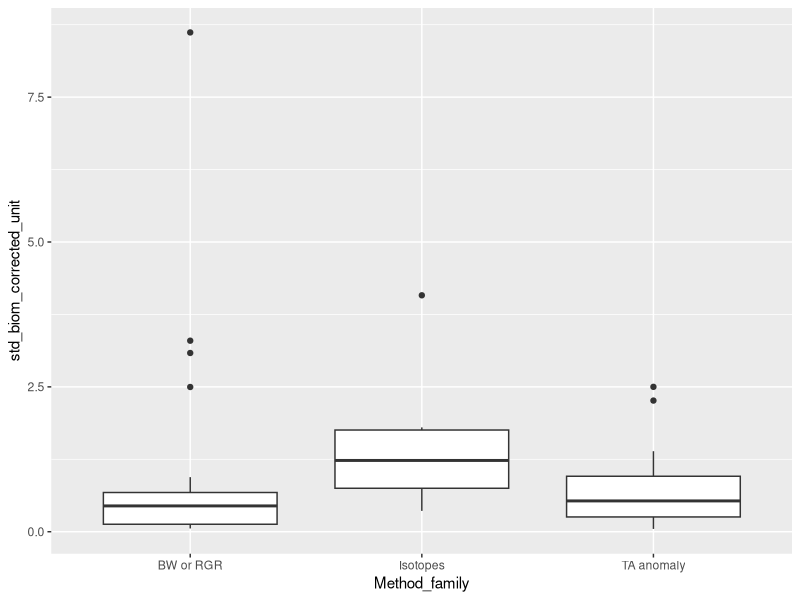
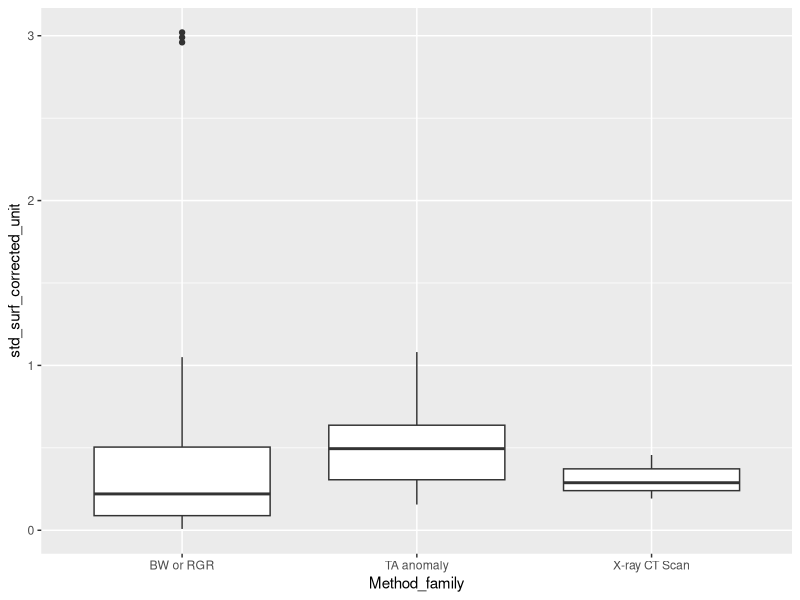

Generate these figures, in order, with R:
#### Set up environment ----
rm(list = ls()) ; options(cores = parallel::detectCores())

# Packages
library(readxl)
library(tidyverse)

# Dataset
CCA_CC_SC <- read_excel("Data/CCA_CC_SC.xlsx")

# Units to convert
mol_to_umol      = 1e+006
nmol_to_umol     = 1e+003
g_to_mg          = 1e+003
molar_mass_CaCO3 = 100.10 
day_to_hour      = 24.000
hour_to_minute   = 60.000
year_to_day      = 365.25
m2_to_cm2        = 1e+004

# Biomass and surface units vectors
biomass_corrected_unit <- c("µmol/g/h", "nmoles g-1 dry weight min-l", "mgCaCO3 g-1 d-1", "mg g–1 d–1)", "g CaCO3/g/h", "ulmol CaCO3 g-1 h-", 
                            "umol C h -1 g -1\002","umol/g(dwt)/min", "umol_g_h", "µmol CaCO3/g/h", "mg CaCO3 mg-1 day-1.", 
                            "mg wet weight mg-1 day-1", "[myu]molCaCO3g^-1hr^-1", "umol CaCO3 gDW-1 h-1", "g per g (day-1)", "µmolC/g day", 
                            "µmol CaCO3/g/day", "Net Calcification (μmol CaCO3 g−1 DW  hr−1)", "Dark Net Calcification (μmol CaCO3 g−1 DW  hr−1)", 
                            "mgCaCO3 g-1 DW h-1", "[myu]molCaCO3gFW^-1hr^-1")

surface_corrected_unit <- c("mg/cm2/d", "Calcif in umol m-2 h-1", "mgCaCO3 cm-2 d-1", "CaCO3 [mg/cm**2/day]", "mg CaCO3 cm–2 d–1)", "umol CaCO3 cm-2 h-1", 
                            "mmol/cm**2/day", "mg cm-2 day-1", "micro mol CaCO3 cm-2 h-1", "µmol CaCO3/cm2/h", "mg/cm-2/year")

biomass_umol_g_h       <- c("µmol/g/h", "ulmol CaCO3 g-1 h-", "umol C h -1 g -1\002", "umol_g_h", "µmol CaCO3/g/h", "[myu]molCaCO3g^-1hr^-1", 
                            "umol CaCO3 gDW-1 h-1", "Net Calcification (μmol CaCO3 g−1 DW  hr−1)", "Dark Net Calcification (μmol CaCO3 g−1 DW  hr−1)", 
                            "[myu]molCaCO3gFW^-1hr^-1")

surface_mg_cm2_day     <- c("mg/cm2/d", "mgCaCO3 cm-2 d-1", "CaCO3 [mg/cm**2/day]", "mg CaCO3 cm–2 d–1)", "mg cm-2 day-1")

#### Reshape methodologies ----
# Rename Methods from Steeve, Ben and Chris paper – Global Change Biology
CCA_CC_SC$Method_family = NA
CCA_CC_SC$Method_family[which(CCA_CC_SC$Method %in% c("TA", "TA anomaly", "TA anamoly Light calcification"))] = "TA anomaly"
CCA_CC_SC$Method_family[which(CCA_CC_SC$Method %in% c("Staining", "Calcofluor white", "alizarin red"))] = "Staining"
CCA_CC_SC$Method_family[which(CCA_CC_SC$Method %in% c("45Ca", "Isotope/growth band", "13C"))] = "Isotopes"
CCA_CC_SC$Method_family[which(CCA_CC_SC$Method %in% c("BW", "RGR Wet weight", "change in total wieght", "Linear extension", 
                                                      "RGR (SA)", "Relative growth rate", "length extension", 
                                                      "Area extension"))] = "BW or RGR"
CCA_CC_SC = CCA_CC_SC %>% mutate(., Method = replace_na(Method, "NA"), Method_family = replace_na(Method_family, "NA")) %>% 
  dplyr::filter(., Method != "Net photosynthesis", Method != "Photo", Method != "Net respiration", Method != "SOPHIE TO GET ?")

#### Biomass ----
CCA_biom <- CCA_CC_SC %>% dplyr::filter(., Unit %in% biomass_corrected_unit)
CCA_biom$Unit = ifelse(CCA_biom$Unit %in% biomass_umol_g_h, "umol_g_h", CCA_biom$Unit)
CCA_biom <- CCA_biom %>% 
  mutate(std_biom_corrected_unit = case_when(Unit == "umol_g_h" ~                    Rate,
                                             Unit == "µmolC/g day" ~                 Rate                              / day_to_hour,
                                             Unit == "µmol CaCO3/g/day" ~            Rate                              / day_to_hour,
                                             Unit == "umol/g(dwt)/min" ~             Rate                              * hour_to_minute,
                                             Unit == "nmoles g-1 dry weight min-l" ~ Rate                              * hour_to_minute   / nmol_to_umol,
                                             Unit == "g CaCO3/g/h" ~                 Rate / molar_mass_CaCO3                              * mol_to_umol,
                                             Unit == "mgCaCO3 g-1 DW h-1" ~          Rate / molar_mass_CaCO3 / g_to_mg                    * mol_to_umol,
                                             Unit == "mgCaCO3 g-1 d-1" ~             Rate / molar_mass_CaCO3 / g_to_mg / day_to_hour      * mol_to_umol,
                                             Unit == "mg g–1 d–1)" ~                 Rate / molar_mass_CaCO3 / g_to_mg / day_to_hour      * mol_to_umol,
                                             Unit == "g per g (day-1)" ~             Rate / molar_mass_CaCO3           / day_to_hour      * mol_to_umol,
                                             Unit == "mg CaCO3 mg-1 day-1." ~        Rate / molar_mass_CaCO3           / day_to_hour      * mol_to_umol,
                                             Unit == "mg wet weight mg-1 day-1" ~    Rate / molar_mass_CaCO3           / day_to_hour      * mol_to_umol)) 

# Cgeck where there is a lack of information
table(CCA_biom$Method_family, CCA_biom$Method)

## Mistakes or doubts
# Too much incertitude when it's wet ––– Remove.
CCA_biom <- CCA_biom %>% dplyr::filter(., !grepl("wet",`Unit`))
# Error unit in Graba-Landry et al. 2018 ––– in day and not in hours.
CCA_biom$std_biom_corrected_unit[which(CCA_biom$`Paper name` == "Graba-Landry et al. 2018")] = 
  CCA_biom$std_biom_corrected_unit[which(CCA_biom$`Paper name` == "Graba-Landry et al. 2018")] / 24
# Error unit in Donham et al 2022 ––– Percentage, useless - Remove.
CCA_biom <- CCA_biom %>% dplyr::filter(., `Paper name` != "Donham et al 2022")
# Suspicious w/ Barner et al. 2018 ––– Remove (waiting for this where they found the values)
CCA_biom <- CCA_biom %>% dplyr::filter(., `Paper name` != "Barner et al. 2018")
# Remove negative values and recode NA values
CCA_biom <- CCA_biom %>% dplyr::filter(., std_biom_corrected_unit >= 0)
CCA_biom$Method_family[CCA_biom$Method_family == "NA"] <- NA
CCA_biom$Climate[CCA_biom$Climate == "NA"] <- NA
# Add Genus informations
CCA_biom$Genus   <- stringr::word(CCA_biom$Species, 1)
CCA_biom$Species <- paste(stringr::word(CCA_biom$Species, 1), stringr::word(CCA_biom$Species, 2), sep = "_")

## Fill the gaps – Methods
# BW or RGR
CCA_biom$Method[which(CCA_biom$`Paper name` %in% c("Narvarte et al. 2019", "Navarte et al 2020", "Sordo et al. 2018"))] <- "RGR"
CCA_biom$Method_family[which(CCA_biom$`Paper name` %in% c("Narvarte et al. 2019", "Navarte et al 2020", "Sordo et al. 2018"))] <- "BW or RGR"
# TA Anomaly
CCA_biom$Method[which(CCA_biom$`Paper name` %in% c("Legrand et al 2019", "Qui-Minet et al. 2019"))] <- "Total alkalinity"
CCA_biom$Method_family[which(CCA_biom$`Paper name` %in% c("Legrand et al 2019", "Qui-Minet et al. 2019"))] <- "TA anomaly"

## Fill the gaps – Climate
CCA_biom$Climate[which(CCA_biom$`Paper name` %in% c("Navarte et al 2020", "Noisette et al 2013 JEMBE", 
                                                   "Ragazzola et al 2020", "Schubert et al 2021", 
                                                   "Schubert et al. 2019", "Sordo et al 2020"))] = "Cool Temperate"
CCA_biom$Climate[which(CCA_biom$`Paper name` == "McGraw et al. 2010")] = "Warm temperate"
CCA_biom$Climate[which(CCA_biom$`Paper name` == "Wei et al 2020")] = "Tropical"

## Some values are really high... Discuss about it w/ Steeve, Chris and Ben
table(CCA_biom$Method_family, CCA_biom$Genus)
Biom_stat = CCA_biom %>% group_by(Method_family, Climate) %>% 
  summarise(growth_rate = mean(std_biom_corrected_unit), SD = sd(std_biom_corrected_unit))

CCA_biom %>% dplyr::filter(., std_biom_corrected_unit <= 10) %>% 
ggplot() + geom_boxplot(aes(x = Method_family, y = std_biom_corrected_unit)) 

#### Surface ----
CCA_surf <- CCA_CC_SC %>% dplyr::filter(., Unit %in% surface_corrected_unit) %>% drop_na(Rate) %>% 
  dplyr::filter(., !grepl("\"CCA\"", Species), !grepl("CCA", Species))
CCA_surf$Unit = ifelse(CCA_surf$Unit %in% surface_mg_cm2_day, "mg_cm2_day", CCA_surf$Unit)

# Mistake pre-analysis with Johnson & Carpenter 2012
CCA_surf$Rate[which(CCA_surf$`Paper name` == "Johnson and Carpenter 2012")] <- c(0.0059, 0.0062)
CCA_surf$Error[which(CCA_surf$`Paper name` == "Johnson and Carpenter 2012")] <- c(0.0003, 0.00025)
CCA_surf$Species[which(CCA_surf$`Paper name` == "Johnson and Carpenter 2012")] <- "Hydrolithon onkodes"

# Std the units
CCA_surf <- CCA_surf %>% 
  mutate(std_surf_corrected_unit = case_when(Unit == "mg_cm2_day" ~               Rate,
                                             Unit == "mg/cm-2/year" ~             Rate                                  / year_to_day,
                                             Unit == "mmol/cm**2/day" ~           Rate * molar_mass_CaCO3,
                                             Unit == "µmol CaCO3/cm2/h" ~         Rate * molar_mass_CaCO3 / mol_to_umol * day_to_hour * g_to_mg,
                                             Unit == "umol CaCO3 cm-2 h-1" ~      Rate * molar_mass_CaCO3 / mol_to_umol * day_to_hour * g_to_mg,
                                             Unit == "micro mol CaCO3 cm-2 h-1" ~ Rate * molar_mass_CaCO3 / mol_to_umol * day_to_hour * g_to_mg,
                                             Unit == "Calcif in umol m-2 h-1" ~   Rate * molar_mass_CaCO3 / mol_to_umol * day_to_hour * g_to_mg / m2_to_cm2)) 

## Mistakes
# This study is not working with surface std.
CCA_surf <- CCA_surf %>% dplyr::filter(., `Paper name` != "Noisette et al. 2013 J phycol")
# there is a serious doubt to include this study
CCA_surf <- CCA_surf %>% dplyr::filter(., `Paper name` != "Burdett et al. 2018")
# Remove negative values and recode NA values
CCA_surf <- CCA_surf %>% dplyr::filter(., std_surf_corrected_unit >= 0)
CCA_surf$Method_family[CCA_surf$Method_family == "NA"] <- NA
CCA_surf$Climate[CCA_surf$Climate == "NA"] <- NA

## Fill the gaps
CCA_surf$Method_family[which(CCA_surf$`Paper name` == "Schubert et al 2021")] = "X-ray CT Scan"
CCA_surf$Method_family[which(CCA_surf$`Paper name` == "Tanaka et al. 2016")] = "BW or RGR"
CCA_surf$Climate[which(CCA_surf$`Paper name`       %in% c("Schubert et al 2021", "Schubert et al 2022"))] = "Cool Temperate"
CCA_surf$Climate[which(CCA_surf$`Paper name`       == "Tanaka et al. 2016")] = "Tropical"
CCA_surf$Climate[which(CCA_surf$`Paper name`       == "Westfield et al 2022")] = "Polar"
CCA_surf$Method[which(CCA_surf$`Paper name`        == "Schubert et al 2021")] = "X-ray CT Scan"
CCA_surf$Method[which(CCA_surf$`Paper name`        == "Tanaka et al. 2016")] = "RGR"

# Add Genus informations
CCA_surf$Genus   <- stringr::word(CCA_surf$Species, 1)
CCA_surf$Species <- paste(stringr::word(CCA_surf$Species, 1), stringr::word(CCA_surf$Species, 2), sep = "_")

## Some values are really high... Discuss about it w/ Steeve, Chris and Ben
table(CCA_surf$Method_family, CCA_surf$Genus)
Surfstat = CCA_surf %>% group_by(Method_family, Climate) %>% 
  summarise(growth_rate = mean(std_surf_corrected_unit), SD = sd(std_surf_corrected_unit))

CCA_surf %>% ggplot() + geom_boxplot(aes(x = Method_family, y = std_surf_corrected_unit)) 
